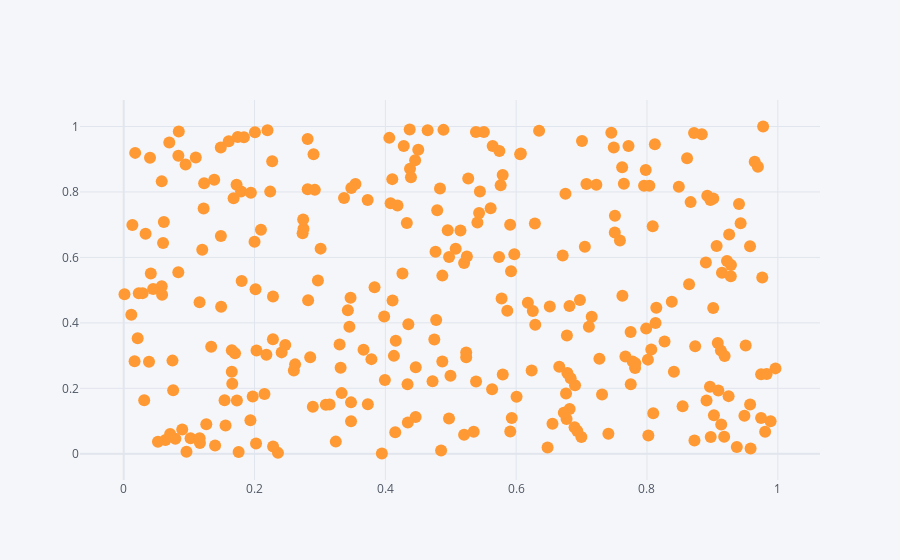

Notebook code cell kept with this figure:
### Code cell
df.iplot(x="a",y="b",kind="scatter",mode="markers")

### Figure 1 — Plotly figure (JSON) as saved in the notebook; plotly's stock layout.template omitted (floating-point values rounded to 4 significant figures; data arrays with more than 128 entries replaced by an {"elided": "..."} marker saying what was removed)
{"data": [{"line": {"color": "rgba(255, 153, 51, 1.0)", "dash": "solid", "shape": "linear", "width": 1.3}, "marker": {"size": 12, "symbol": "circle"}, "mode": "markers", "name": "b", "text": "", "type": "scatter", "x": {"elided": "300 float values"}, "y": {"elided": "300 float values"}}], "layout": {"legend": {"bgcolor": "#F5F6F9", "font": {"color": "#4D5663"}}, "paper_bgcolor": "#F5F6F9", "plot_bgcolor": "#F5F6F9", "title": {"font": {"color": "#4D5663"}}, "xaxis": {"gridcolor": "#E1E5ED", "showgrid": true, "tickfont": {"color": "#4D5663"}, "title": {"font": {"color": "#4D5663"}, "text": ""}, "zerolinecolor": "#E1E5ED"}, "yaxis": {"gridcolor": "#E1E5ED", "showgrid": true, "tickfont": {"color": "#4D5663"}, "title": {"font": {"color": "#4D5663"}, "text": ""}, "zerolinecolor": "#E1E5ED"}}}
